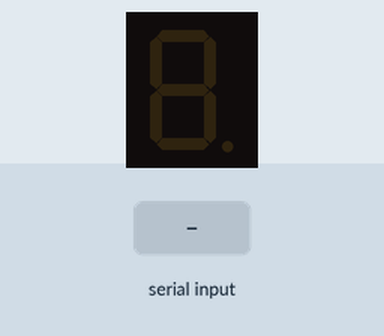
The sketch below on a simulated Arduino Uno, built with avr-gcc and run on an emulated ATmega328P. On the bench: 1-digit seven-segment display. Wiring (inferred from the names in the program): 1-digit 7-segment display, segments lit when HIGH: segments pin 2, pin 3, pin 4, pin 5, pin 6, pin 7, pin 8. The inputs (shaded band) are chosen by the test bench. The segment pins are drawn as the display they are named for.

Above: at 1.2 s.
1.3 s: "90,45\n" received over Serial
At 2.5 s:
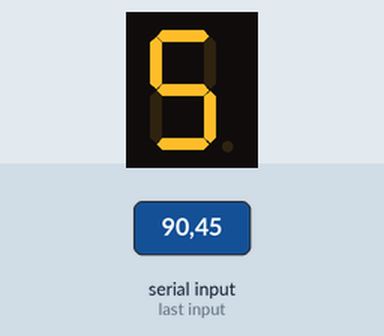
2.8 s: "30,150\n" received over Serial
At 3.8 s:
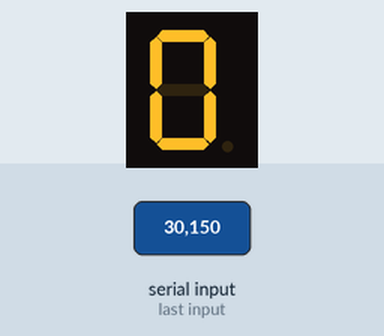
4.3 s: "200\n" received over Serial
5.8 s: "5\n" received over Serial
At 7.0 s:
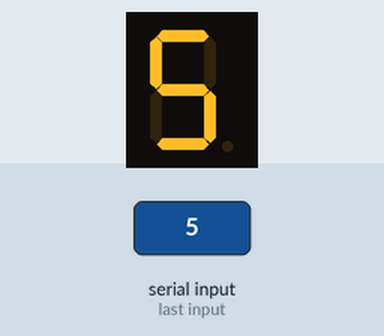
7.3 s: "90\n" received over Serial
At 8.3 s:
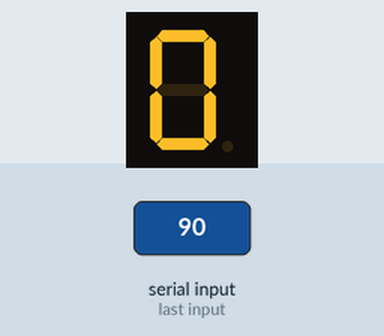
Timing chart, 0 to 9.8 s (numbered marks = the images above; inputs shaded):
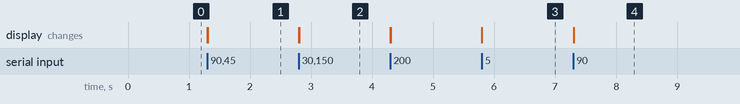

The sketch:

7segment.ino
```cpp
// Segment pins configuration
const int segmentPins[7] = {2, 3, 4, 5, 6, 7, 8};

// Define binary representation for each digit (0-9)
// Binary format: 0bgfedcba
const uint8_t digitMap[10] = {
    0b0111111,  // 0
    0b0000110,  // 1
    0b1011011,  // 2
    0b1001111,  // 3
    0b1100110,  // 4
    0b1101101,  // 5
    0b1111101,  // 6
    0b0000111,  // 7
    0b1111111,  // 8
    0b1101111   // 9
};

// Function to display a digit on the 7-segment display
void displayDigit(int digit) {

    uint8_t segments = digitMap[digit];

    for (int i = 0; i < 7; i++) {
        digitalWrite(segmentPins[i], (segments >> i) & 0x01);
    }

}

void setup() {

    // Set segment pins as outputs
    for (int i = 0; i < 7; i++) {
        pinMode(segmentPins[i], OUTPUT);
    }

    Serial.begin(9600);

}

void loop() {
    // Check if data is available on the serial port
    if (Serial.available() > 0) {

        // Read the serial input as a single byte
        int number = Serial.read() - '0';

        // Display the digit on the 7-segment display
        if (number >= 0 && number <= 9) {
            displayDigit(number);
        }

    }
}
```

Measured:
- after the input at 1.3 s, the display: first changes at once (image 1 shows a later state)
- after the input at 2.8 s, the display: first changes at once (image 2 shows a later state)
- after the input at 5.8 s, the display: changes at once (image 3)
- after the input at 7.3 s, the display: first changes at once (image 4 shows a later state)
